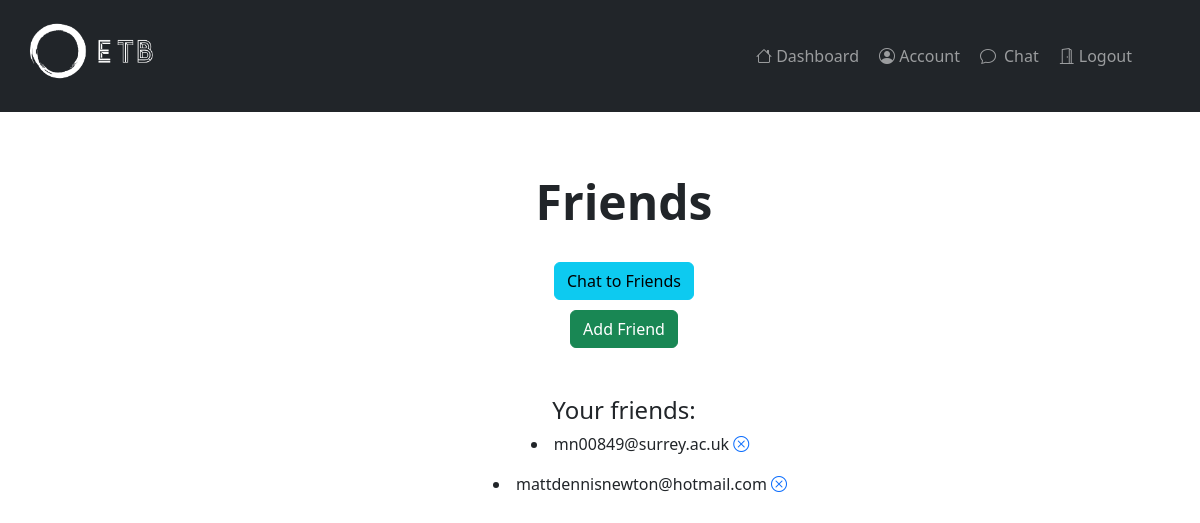
The page /friends (signed in) on the database as committed earlier.
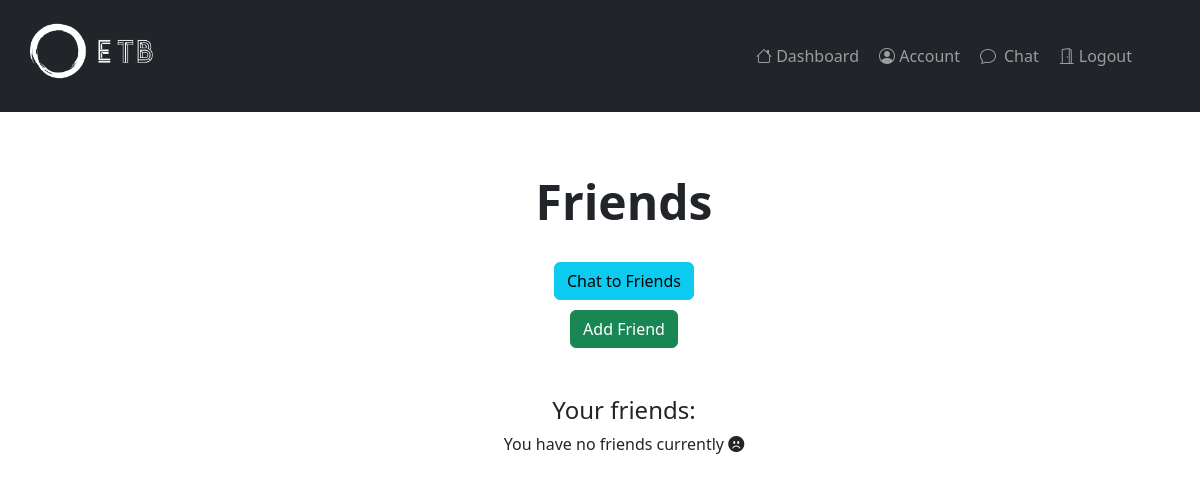
The same page on the database as committed later.
### homeapp/models.py (models this page shows)
class User(AbstractUser):
    pass

### homeapp/views.py (the view)
# urls.py: path('friends', views.friends, name='friends'),
@login_required(login_url='/login/auth0')
def friends(request):
    context = {}
    friendsList = []
    friends1 = Friend.objects.filter(userOne=request.user.id).all()
    friends2 = Friend.objects.filter(userTwo=request.user.id).all()
    if (type(friends1) != None):
        for friend in friends1:
            thisUser = User.objects.get(id=friend.userTwo)
            if (type(thisUser) != None):
                friendsList.append(thisUser)
    if (type(friends2) != None):
        for friend in friends2:
            thisUser = User.objects.get(id=friend.userOne)
            if (type(thisUser) != None):
                friendsList.append(thisUser)
    if (len(friendsList) > 0):
        context["friends"] = friendsList
    return render(request, 'homeapp/friends.html', context)

### homeapp/templates/homeapp/friends.html
{% extends "base.html" %}
{% block content %}
    <div class="row" style="padding-top:2.5%">
        <div class="col-sm-12">
            <div class="ps-5">
            <br>
            <div class="container-fluid">
                <p1><center><font size="+5"><b>Friends</b></font></center></p1>
                <center>
                    <br/>
                    <a href="/chatlist"><input type="submit" value="Chat to Friends" class="btn btn-info" style="text-align: center; margin-bottom: 10px;" /></a>
                    <br/>
                    <a href="/friend/add"><input type="submit" value="Add Friend" class="btn btn-success" style="text-align: center;" /></a>
                </center>
                <br>
                <div style="text-align: center;">
                    <br/>
                    <h4>Your friends:</h4>
                    {% if friends %}
                        {% for friend in friends %}
                            <ul style="text-align: center; list-style-position: inside;">
                                <li>
                                {{friend.email}}
                                <a href="/friend/delete/{{friend.id}}"><i class="bi bi-x-circle"></i></a>
                                </li>
                            </ul>
                        {% endfor %}
                    {% else %}
                        <p>You have no friends currently <i class="bi bi-emoji-frown-fill"></i></p>
                    {% endif %}
                </div>
            </div>
        </div>
    </div>
{% endblock content %}

Rows that differ between the two databases and show on the page:
no longer on this page (row edited): User: email "mn00849@surrey.ac.uk"
no longer on this page (row unchanged): User: email "mattdennisnewton@hotmail.com"
Other text that changed with them:
text now shown: "You have no friends currently"
